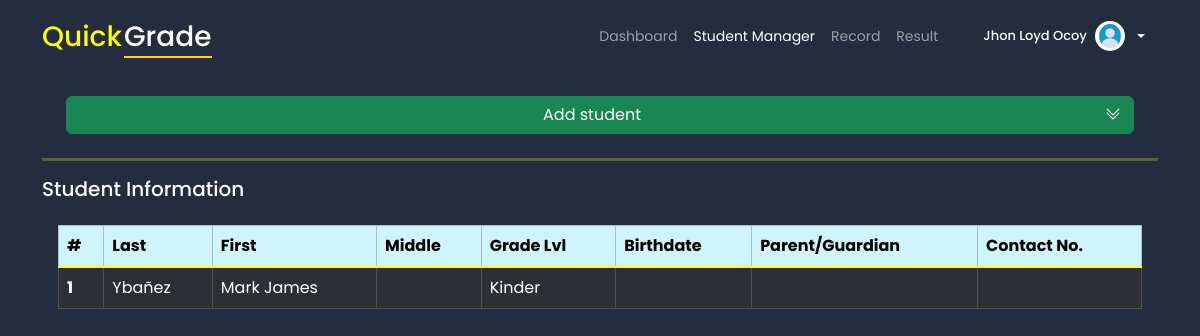
The app's page /student_manager (signed in) with its own data.
### tables this page shows
CREATE TABLE "users" (
	"id"	INTEGER NOT NULL,
	"username"	TEXT NOT NULL,
	"password"	TEXT NOT NULL,
	"name"	TEXT NOT NULL,
	"picture"	TEXT,
	PRIMARY KEY("id" AUTOINCREMENT)
);

CREATE TABLE "students" (
	"student_id"	INTEGER NOT NULL,
	"last_name"	TEXT NOT NULL,
	"first_name"	TEXT NOT NULL,
	"middle_name"	TEXT,
	"grade_level"	TEXT NOT NULL,
	"birthday"	TEXT,
	"guardian"	TEXT,
	"contact"	TEXT,
	"user_id"	INTEGER,
	PRIMARY KEY("student_id" AUTOINCREMENT),
	FOREIGN KEY("user_id") REFERENCES "users"("id")
);

### app.py (the view)
@app.route("/student_manager")
@login_required
def student_manager():
    try:
        conn = sqlite3.connect('schoolManager.db')
        conn.row_factory = sqlite3.Row  # Set make it dictionary
        cursor = conn.cursor()
        cursor.execute("SELECT * FROM students WHERE user_id = ? ORDER BY last_name;", (current_user.id,))
        dict_students = cursor.fetchall()
        conn.close()
    except Exception as e:
        flash(f"Error: {e}", "danger")
    return render_template("student_manager.html", active="student_manager", students=dict_students)

### app.py (called while the page is built)
@login_manager.user_loader
def load_user(user_id):
    user_info = getUserById(user_id)
    if user_info is not None:
        if user_info['profile'] is not None:
            profile_path = user_info['profile'].replace('static/', '').replace("\\", '/')
        else:
            profile_path = None
        return User(user_id, user_info['name'], user_info['username'], user_info['password'], profile_path) #add imange
    else:
        return None

### helper.py (called while the page is built)
def getUserById(user_id):
    try:
        conn = sqlite3.connect('schoolManager.db')
        cursor = conn.execute('SELECT * FROM users WHERE id = ?', (user_id,))
        user_info = cursor.fetchone()
        if user_info is not None:
            return {
                'id': user_info[0],
                'username': user_info[1],
                'password': user_info[2],
                'name': user_info[3],
                'profile': user_info[4]
            }
        else:
            return None
    except Exception as e:
        print(f"Error: {e}")
        return None
    finally:
        conn.close()

### templates/student_manager.html (shortened to what this page needs)
{% extends "layout.html" %}
{% block main %}
<div class="container-lg mt-4">
  <div class="d-flex m-4">
    <button class="btn btn-success w-100" type="button" data-bs-toggle="collapse" data-bs-target="#form_create_account" aria-expanded="false" aria-controls="form_create_account" id="btn_add_student">
      <div class="d-flex justify-content-between align-items-center">
        <p class="flex-fill mb-0">Add student</p>
        <i class="bi bi-chevron-double-down"></i>
      </div>
    </button>
  </div>
  <hr class="border-3" style="color: yellow;">
  <div class="d-flex flex-column">
    <h1 class="text-white fs-5">Student Information</h1>
    <div class="m-3 table-responsive-lg">
      <table class="table table-striped table-dark table-bordered">
        <thead class="table-info">
          <tr class="text-nowrap">
            <th scope="col">#</th>
            <th scope="col">Last</th>
            <th scope="col">First</th>
            <th scope="col">Middle</th>
            <th scope="col">Grade Lvl</th>
            <th scope="col">Birthdate</th>
            <th scope="col">Parent/Guardian</th>
            <th scope="col">Contact No.</th>
          </tr>
        </thead>
        <tbody class="table-group-divider" style="border-top-color: yellow;">
          {% if students %}
            {% for student in students %}
              <tr>
                  <th scope="row">{{ loop.index }}</th>
                  <td>{{ student['last_name'] }}</td>
                  <td>{{ student['first_name'] }}</td>
                  <td>{{ student['middle_name'] }}</td>
                  <td>{{ student['grade_level'] }}</td>
                  <td>{{ student['birthday'] }}</td>
                  <td>{{ student['guardian'] }}</td>
                  <td>{{ student['contact'] }}</td>
              </tr>
            {% endfor %}
          {% else %}
            <tr>
              <td colspan="8" class="text-center">No student list available</td>
            </tr>
          {% endif %}
        </tbody>
      </table>
    </div>
  </div>
</div>
{% endblock %}

### templates/includes/header.html (shortened to what this page needs)
<nav class="navbar navbar-expand-lg navbar-dark">
  <div class="container-lg">
    <h1>
      <a class="navbar-brand fs-3" id="quick_logo" href="#">Quick<span id="grade_logo">Grade</span></a>
    </h1>
    <div
      class="_sidebar offcanvas offcanvas-end"
      tabindex="-1"
      id="offcanvasNavbar"
      aria-labelledby="offcanvasNavbarLabel"
    >
      <div class="offcanvas-body d-flex flex-column flex-lg-row">
        <ul
          class="navbar-nav justify-content-start justify-content-lg-end align-items-center flex-grow-1 pe-lg-4" id="header_list"
        >
          <li class="nav-item">
            <a class="nav-link {% if active == 'dashboard' %}active{% endif %}" id="dashboard" aria-current="page" href="/">Dashboard</a>
          </li>
          <li class="nav-item">
            <a class="nav-link {% if active == 'student_manager' %}active{% endif %}" id="student_manager" href="/student_manager">Student Manager</a>
          </li>
          <li class="nav-item">
            <a class="nav-link {% if active == 'record' %}active{% endif %}" id="record" aria-current="page" href="/record">Record</a>
          </li>
          <li class="nav-item">
            <a class="nav-link {% if active == 'result' %}active{% endif %}" id="result" aria-current="page" href="/result">Result</a>
          </li>
        </ul>
        <div class="navbar-nav justify-content-center align-items-center">
          <div class="dropdown-center d-flex flex-column">
            <div
              class="btn dropdown-toggle text-white d-flex justify-content-center align-items-center gap-2"
              type="button"
              data-bs-toggle="dropdown"
              aria-expanded="false"
            >
              <h3 class="m-0" id="username">{{ current_user.name }}</h3>
              {% if current_user.profile is none or current_user.profile == "" %}
                <img
                id="profile"
                src="{{ url_for('static', filename='uploads/default_profile.jpg') }}"
                alt="Profile photo"
                />
              {% else %}
                <img
                  id="profile"
                  src="{{ url_for('static', filename=current_user.profile) }}"
                  alt="Profile photo"
                />
              {% endif %}
            </div>
          </div>
        </div>
      </div>
    </div>
  </div>
</nav>

### static/styles/main.css (style rules this page uses)
body { background-color: #232d3f; font-family: 'Poppins', sans-serif; }
._sidebar { background-color: rgba(255, 255, 255, 0.15); backdrop-filter: blur(10px); }
#profile { width: 30px; height: 30px; object-fit: cover; border-radius: 50%; }
#username { font-size: small; }
#quick_logo { color: yellow; }
#grade_logo { color: white; margin: 0 2px; border-bottom: solid 2px gold; }

### static/styles/header.css (style rules this page uses)
#header_list a { font-size: 14px; }

### records on screen
users: name "Jhon Loyd Ocoy"
students: last_name "Ybañez", first_name "Mark James", grade_level "Kinder"
